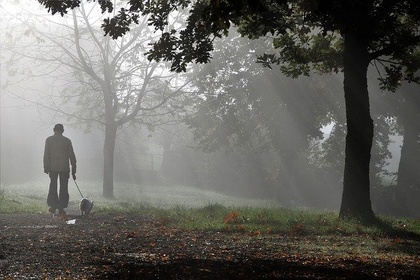
%> input picture DarkChannelPrior/the-fog-3738777_640.jpg, 420 x 280 px, shrunk from 640 x 426 before the run
$ octave final_19k1142_01.m   (GNU Octave 9; MATLAB toolbox functions it lacks are replaced by stand-ins)
%> lines starting %> are read from the running program, lines starting %| are printed output that depends on the picture
%final_19k1142_01と03で、違う計算方法で同じ画像に対して処理した。
%02で、コードを少し修正し、他の画像を処理した。
clear;

I=imread('the-fog-3738777_640.jpg');
%> I is the input picture: size 280x420x3 uint8; mean R, G, B 105.3, 104.3, 99.5
figure;
imshow(I);
[h,w,~]=size(I);
%> h = 280; w = 420

w0=0.95;

%ダークチャンネル
for i=1:h
    for j=1:w
        dark(i,j)=min(I(i,j,:));
    end
end
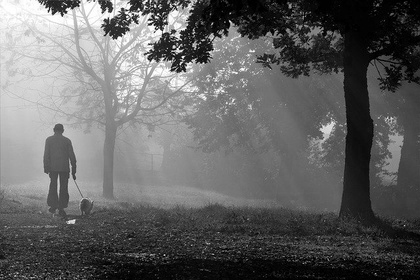
%> dark: size 280x420 uint8; min 0, max 255, mean 99.4
figure;
imshow(dark);

N_imagesize=h*w;
%> N_imagesize = 117600
N=floor(N_imagesize/1000);
%> N = 117
P=zeros(N,2);
count=1;
for y=1:h
    for x=1:w
        if count==N+1
            break
        end
        if dark(y,x)==max(max(dark))
            P(count,1)=y;
            P(count,2)=x;
            count=count+1;
        end
    end
end
%> after the loop, P = 117 rows, first 12: [1 26; 1 114; 1 117; 2 29; 2 30; 2 114; 2 117; 3 4; 3 88; 3 92; 3 94; 3 95]; count = 118

sum_r=sum(I(P(:,1),P(:,2),1),'all');
%> sum_r = 3175574
sum_g=sum(I(P(:,1),P(:,2),2),'all');
%> sum_g = 3173454
sum_b=sum(I(P(:,1),P(:,2),3),'all');
%> sum_b = 3172203
Ac=[sum_r,sum_g,sum_b]/(N*N);
%> Ac = [232 231.8 231.7]

Ic(:,:,1)=double(I(:,:,1))/Ac(1);
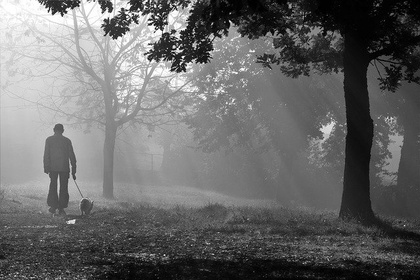
%> Ic: size 280x420 double; min 0, max 1.1, mean 0.454; drawn with min black and max white
Ic(:,:,2)=double(I(:,:,2))/Ac(2);
Ic(:,:,3)=double(I(:,:,3))/Ac(3);
%> Ic: size 280x420x3 double
c=1;
for i=1:h
    for j=1:w
        test(c)=w0*min(min(Ic(i,j,:)));
        t(i,j)=1-w0*min(min(Ic(i,j,:)));
        c=c+1;
    end
end
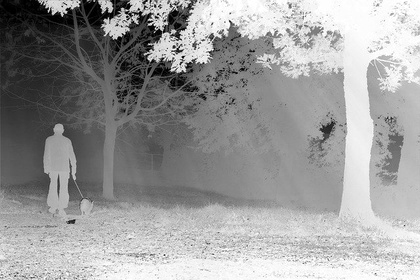
%> t: size 280x420 double; min -0.0443, max 1, mean 0.593; drawn with min black and max white
%> after the loop, c = 117601

T=uint8(t*255);
figure;imshow(T);

I1=double(I);
output(:,:,1)=uint8((I1(:,:,1)-(1-t)*mean(Ac))./t);
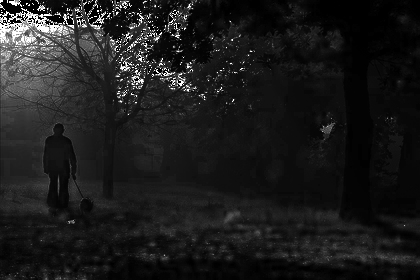
%> output: size 280x420 uint8; min 0, max 255, mean 28.2
output(:,:,2)=uint8((I1(:,:,2)-(1-t)*mean(Ac))./t);
output(:,:,3)=uint8((I1(:,:,3)-(1-t)*mean(Ac))./t);
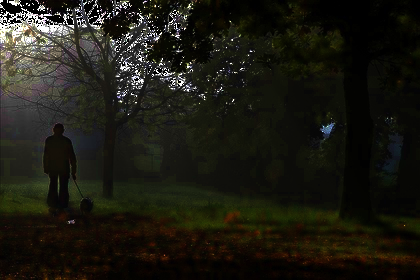
%> output: size 280x420x3 uint8; mean R, G, B 28.2, 27, 19.1
figure; imshow(output);
